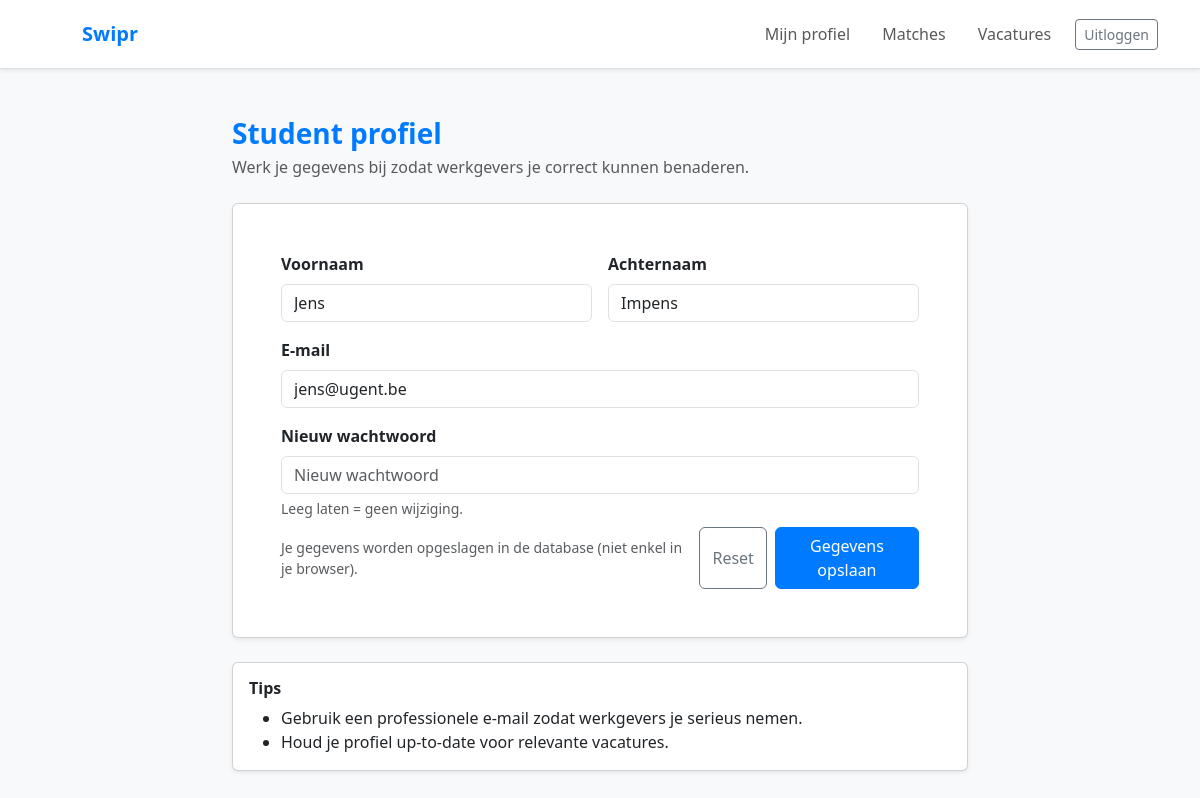
Page /student_dashboard (signed in) on the committed database.
### apppp/models.py (models this page shows, shortened)
class Student(db.Model):
    __tablename__ = "student"
    id = db.Column(db.Integer, primary_key=True, autoincrement=True)
    user_id = db.Column(db.Integer, db.ForeignKey("app_user.id"), nullable=False)
    first_name = db.Column(db.String(60))
    last_name = db.Column(db.String(60))
    user = db.relationship("AppUser", back_populates="student")

class AppUser(UserMixin, db.Model):
    __tablename__ = "app_user"
    id = db.Column(db.Integer, primary_key=True, autoincrement=True)
    email = db.Column(db.String(120), unique=True, nullable=False)
    role = db.Column(db.String(20), nullable=False)  # 'student' of 'recruiter'
    password_hash = db.Column(db.Text, nullable=False)
    created_at = db.Column(db.DateTime, default=datetime.utcnow)
    student = db.relationship("Student", uselist=False, back_populates="user")
    recruiter = db.relationship("RecruiterUser", uselist=False, back_populates="user")
    matches = db.relationship("Match", back_populates="user")

### apppp/routes.py (the view, shortened to what this page needs)
    @app.route("/student_dashboard", methods=["GET", "POST"])
    @login_required
    def student_dashboard():
        if getattr(current_user, "role", None) != "student":
            abort(403)
        user = current_user
        student = Student.query.filter_by(user_id=user.id).first()
        return render_template("student_dashboard.html", student=student, user=user)

### templates/student_dashboard.html (shortened to what this page needs)
{% extends "base.html" %}
{% block content %}
{% from '_navbar.html' import navbar %}
{{ navbar(
  variant='student',
  show_brand=True,
  links=[
    {'href':'/student_dashboard','label':'Mijn profiel','active':true},
    {'href':'/match_page','label':'Matches'},
    {'href':'/vacatures_student','label':'Vacatures'}
  ],
  right_buttons=[{'href':'/logout','label':'Uitloggen','style':'outline'}]
) }}
<div class="container py-5">
  <div class="row justify-content-center">
    <div class="col-lg-8">
      <div class="mb-4">
        <h1 class="h3 fw-bold text-swipr-student mb-1">Student profiel</h1>
        <p class="text-muted mb-0">
          Werk je gegevens bij zodat werkgevers je correct kunnen benaderen.
        </p>
      </div>
      <div class="card shadow-sm">
        <div class="card-body p-4 p-md-5">
          <form id="profileForm" method="POST" class="needs-validation" novalidate>
            <div class="row g-3">
              <div class="col-12 col-md-6">
                <label for="firstName" class="form-label fw-semibold">Voornaam</label>
                <input
                  id="firstName"
                  name="firstName"
                  type="text"
                  class="form-control"
                  placeholder="Voornaam"
                  value="{{ student.first_name if student else '' }}"
                  required
                />
              </div>
              <div class="col-12 col-md-6">
                <label for="lastName" class="form-label fw-semibold">Achternaam</label>
                <input
                  id="lastName"
                  name="lastName"
                  type="text"
                  class="form-control"
                  placeholder="Achternaam"
                  value="{{ student.last_name if student else '' }}"
                  required
                />
              </div>
              <div class="col-12">
                <label for="email" class="form-label fw-semibold">E-mail</label>
                <input
                  id="email"
                  name="email"
                  type="email"
                  class="form-control"
                  placeholder="jij@example.com"
                  value="{{ user.email if user else '' }}"
                  required
                />
              </div>
              <div class="col-12">
                <label for="password" class="form-label fw-semibold">Nieuw wachtwoord</label>
                <input
                  id="password"
                  name="password"
                  type="password"
                  class="form-control"
                  placeholder="Nieuw wachtwoord"
                />
                <div class="form-text">Leeg laten = geen wijziging.</div>
              </div>
              <div class="col-12 d-flex flex-column flex-md-row justify-content-between align-items-md-center gap-3 mt-2">
                <small class="text-muted">
                  Je gegevens worden opgeslagen in de database (niet enkel in je browser).
                </small>
                <div class="d-flex gap-2">
                  <button type="button" id="resetBtn" class="btn btn-outline-secondary">
                    Reset
                  </button>
                  <button type="submit" class="btn btn-swipr-student px-4">
                    Gegevens opslaan
                  </button>
                </div>
              </div>
            </div>
          </form>
        </div>
      </div>
      <div class="card shadow-sm mt-4">
        <div class="card-body">
          <h2 class="h6 fw-bold mb-2">Tips</h2>
          <ul class="mb-0">
            <li>Gebruik een professionele e-mail zodat werkgevers je serieus nemen.</li>
            <li>Houd je profiel up-to-date voor relevante vacatures.</li>
          </ul>
        </div>
      </div>
    </div>
  </div>
</div>
{% endblock %}

### static/css/style.css (style rules this page uses)
:root { --swipr-blue: #007bff; --swipr-blue-dark: #0056b3; --swipr-red: #ff4b5c; --swipr-red-dark: #e04352; }
.btn-swipr-student { background-color: var(--swipr-blue); border-color: var(--swipr-blue); color: #fff; }
.text-swipr-student { color: var(--swipr-blue) !important; }

### rows in the picture
Student: firstName "Jens", lastName "Impens"
AppUser: email "jens@ugent.be"

### other values in the picture
{{ text }} "Swipr"
{{ link.label }} "Mijn profiel" "Matches" "Vacatures"
{{ btn.label }} "Uitloggen"
